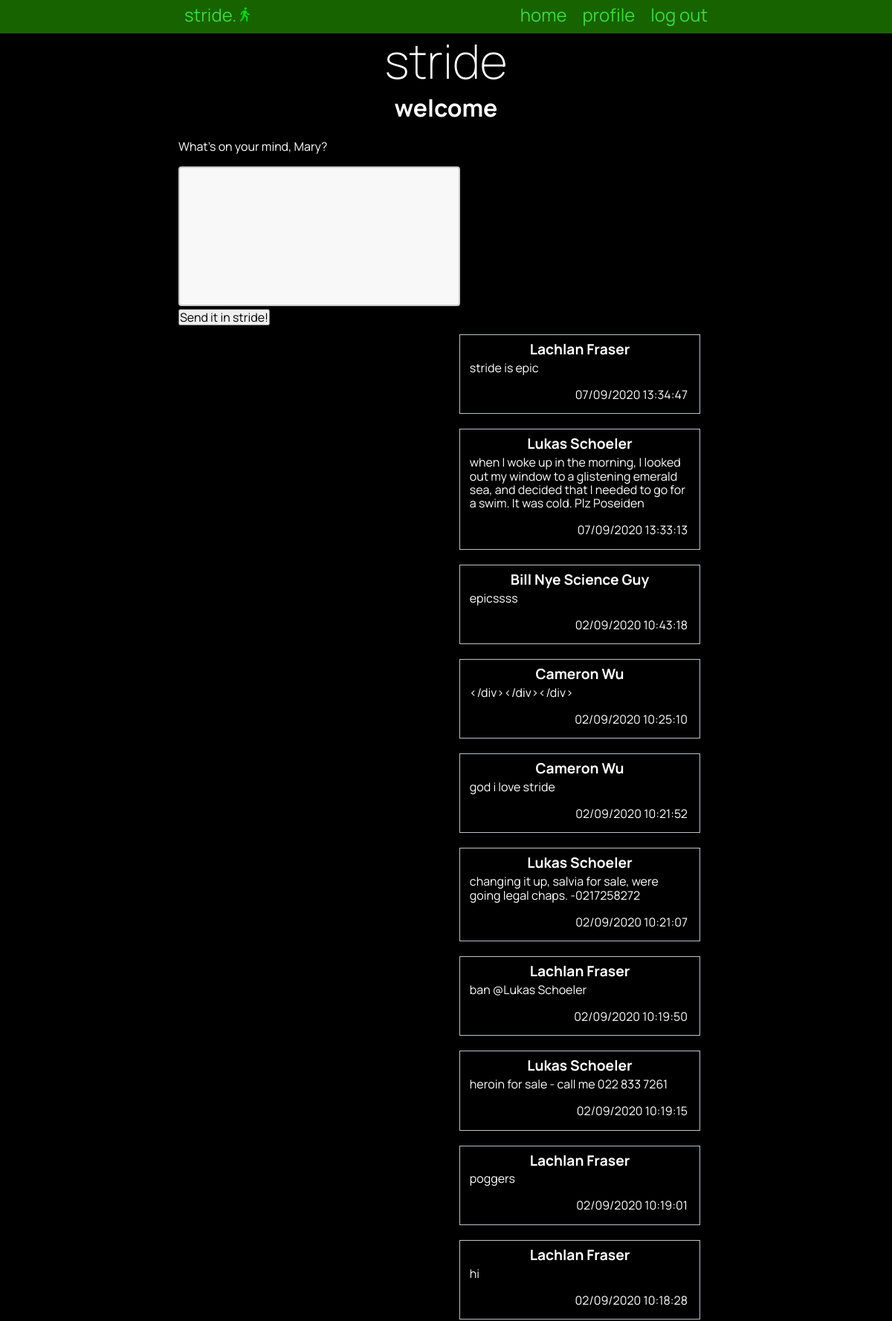
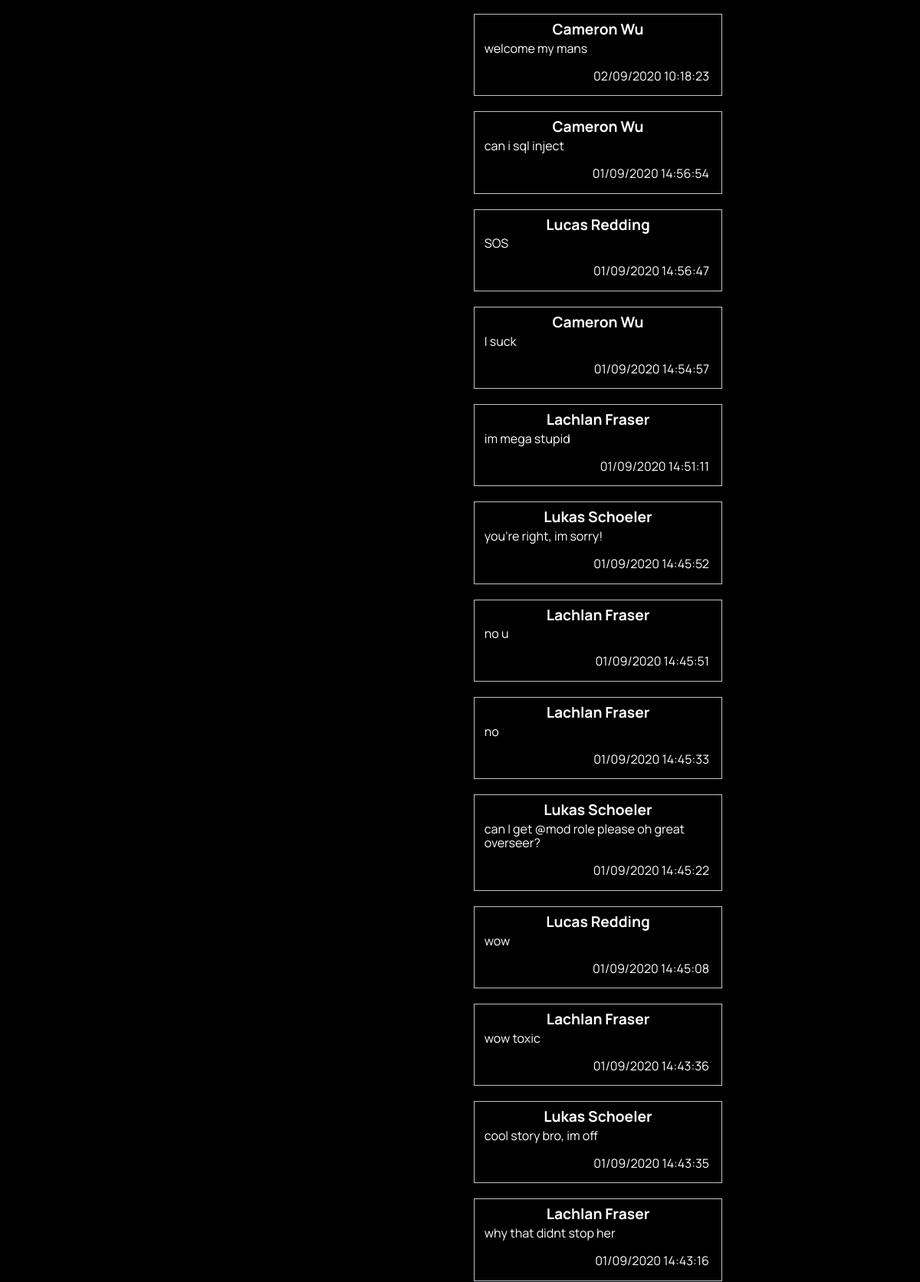
Screenshot of / (signed in, upper part) with the database file from the repository (2 pictures, top to bottom).
### tables this page shows
CREATE TABLE "users"
(
	id INTEGER
		constraint customer_pk
			primary key autoincrement,
	fname VARCHAR(30),
	lname varchar(30),
	email varchar(80),
	password CHAR(60)
, biography varchar(255), relationship varchar(50));

CREATE TABLE "posts"
(
	id INTEGER
		constraint posts_pk
			primary key autoincrement,
	post VARCHAR(500),
	time TIMESTAMP
, customer_id INTEGER);

### app.py (the view, shortened to what this page needs)
@app.route('/', methods=["GET", "POST"])
def render_homepage():
    if not is_logged_in():
        return redirect('/login')
    con = create_connection(DB_NAME)
    query = """SELECT posts.id,users.fname,users.lname,posts.post,strftime('%d/%m/%Y %H:%M:%S', posts.time) AS time, users.id
            FROM posts,users
            WHERE posts.customer_id = users.id
            ORDER BY posts.time DESC"""
    cur = con.cursor()  # You need this line next
    cur.execute(query)  # this line actually executes the query
    post_list = cur.fetchall()  # puts the results into a list usable in python
    con.close()
    return render_template('home.html', logged_in=is_logged_in(), posts=post_list, )

### app.py (called while the page is built)
def create_connection(db_file):
    try:
        connection = sqlite3.connect(db_file)
        return connection
    except Error as e:
        print(e)
    return None

def is_logged_in():
    if session.get("email") is None:
        print("not logged in")
        return False
    else:
        print("logged in")
        return True

### templates/home.html (shortened to what this page needs)
{% extends "base.html" %}
{% block pageheading %}welcome{% endblock %}
{% block body %}
            <div class = "mainPageParent">
                <div class="postInput">
                {% if logged_in %}
                    <form method="POST">
                        <label for="message">What's on your mind, {{ session.firstname }}?</label><br><br>
                        <textarea name="message" id="message" rows="10" cols="40"> </textarea><br>
                        <input type="submit" value = "Send it in stride!">
                    </form>
                {% else %}
                    <strong><em>Hello! Welcome to Stride!<br><br><br><br><br><br> Pay me @paypal >>> tohsgum@gmail.com </em></strong>
                {% endif %}
                 </div>
                <div class="mainFeed">
                {% for post in posts %}
                    <div class="mainFeed-box">
                        <div class="post-box-heading">
                            <h3> <a href="/profile/{{ post[5] }}"> {{ post[1] }} {{ post[2] }}</h3></a></h3>
                        </div>
                        <div class="mainFeed-box-text">
                            <p>{{ post[3] }} </p>
                        </div>
                        <div class="mainFeed-box-info">
                            {{ post[4] }}
                        </div>
                    </div>
                {% endfor %}
                </div>
            </div>
{% endblock %}

### static/stride.css (style rules this page uses)
* { font-family: 'Manrope', sans-serif; padding: 0; margin: 0; box-sizing: border-box; }
body { background-color: black; color: rgba(255, 255, 255, 1); }
.mainPageParent { width: 100%; }
a, a:visited { text-decoration: none; }
textarea { box-sizing: border-box; border: 2px solid #ccc; border-radius: 4px; background-color: #f8f8f8; resize: none; }
.mainFeed { display: flex; word-wrap: break-word; flex-wrap: wrap; justify-content: space-evenly; width: 50%; float: right; }
.mainFeed-box { width: 90%; float: right; padding: 0.5rem; margin: 1vw; border: 1px solid rgba(189, 195, 199, 1.0); color: rgb(255, 255, 255); margin-bottom: 0.5rem; }
.mainFeed-box-info { padding: 0.5rem; float: right; }
.mainFeed-box-text { padding: 0.3rem; }
.mainFeed-box a { color: white; }
.mainFeed-box h3 { font-size: 1.2rem; text-align: center; }
.mainFeed-box p { font-size: 1rem; margin-bottom: 0.3rem; }

### rows the page displays
users: fname "Lachlan", lname "Fraser", post "stride is epic", post "07/09/2020 13:34:47", post "ban @Lukas Schoeler", post "02/09/2020 10:19:50", post "poggers", post "02/09/2020 10:19:01", post "hi", post "02/09/2020 10:18:28", post "im mega stupid", post "01/09/2020 14:51:11", post "no u", post "01/09/2020 14:45:51", post "no", post "01/09/2020 14:45:33", post "wow toxic", post "01/09/2020 14:43:36", post "why that didnt stop her", post "01/09/2020 14:43:16"
users: fname "Lukas", lname "Schoeler", post "when I woke up in the morning, I looked out my window to a glistening emerald sea, and decided that I needed to go for a swim. It was cold. Plz Poseiden", post "07/09/2020 13:33:13", post "changing it up, salvia for sale, were going legal chaps. -0217258272", post "02/09/2020 10:21:07", post "heroin for sale - call me 022 833 7261", post "02/09/2020 10:19:15", post "you're right, im sorry!", post "01/09/2020 14:45:52", post "can I get @mod role please oh great overseer?", post "01/09/2020 14:45:22", post "cool story bro, im off", post "01/09/2020 14:43:35"
users: fname "Bill Nye", lname "Science Guy", post "epicssss", post "02/09/2020 10:43:18"
users: fname "Cameron", lname "Wu", post "</div></div></div>", post "02/09/2020 10:25:10", post "god i love stride", post "02/09/2020 10:21:52", post "welcome my mans", post "02/09/2020 10:18:23", post "can i sql inject", post "01/09/2020 14:56:54", post "I suck", post "01/09/2020 14:54:57"
users: fname "Lucas", lname "Redding", post "SOS", post "01/09/2020 14:56:47", post "wow", post "01/09/2020 14:45:08"

### other values shown
{{ session.firstname }} "Mary"
